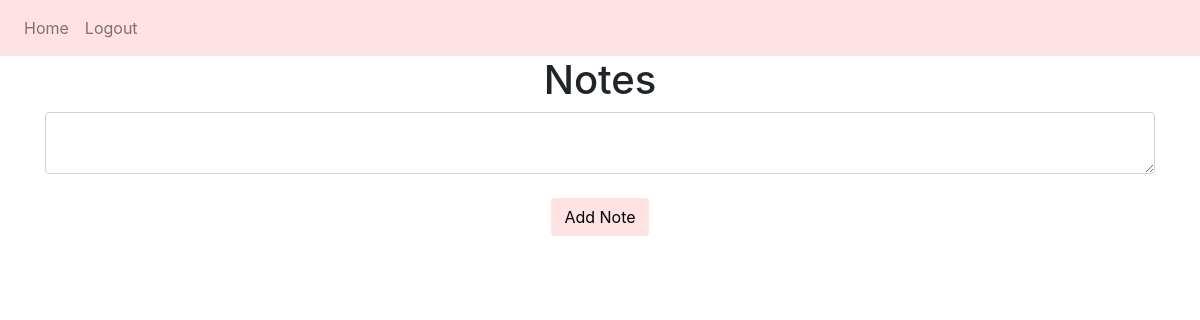
Page / (signed in) on the earlier database version.
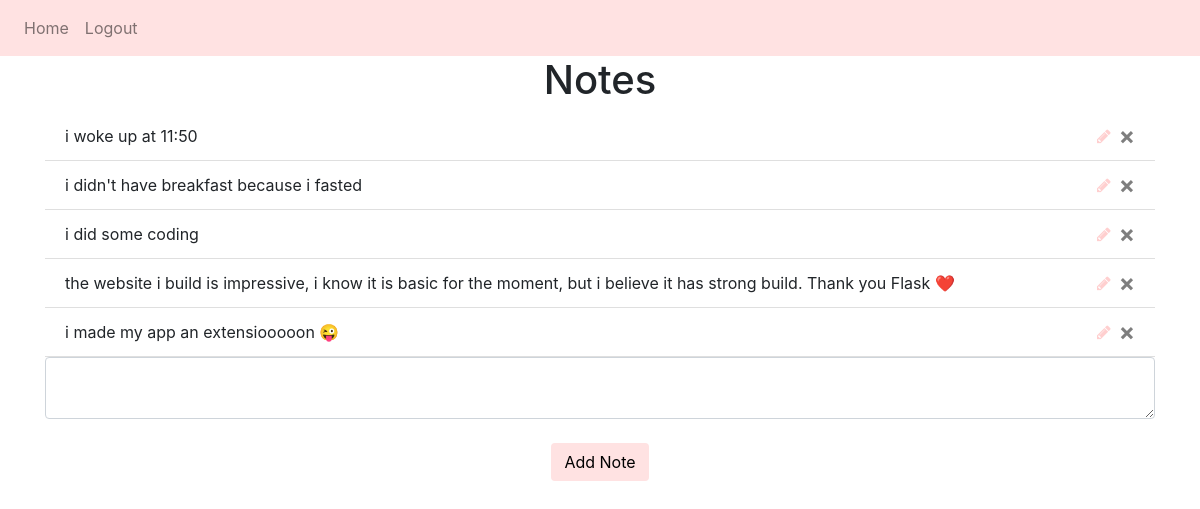
Same page on the later database version.
### website/models.py (models this page shows)
class Note(db.Model):
    id = db.Column(db.Integer, primary_key=True)
    data = db.Column(db.String(10000))
    date = db.Column(db.DateTime(timezone=True), default=func.now())
    user_id = db.Column(db.Integer, db.ForeignKey('user.id'))

### website/views.py (the view, shortened to what this page needs)
@views.route('/', methods=['GET', 'POST'])
@login_required
def home():
    return render_template("home.html", user=current_user)

### website/__init__.py (called while the page is built)
def create_app():
    app = Flask(__name__)
    app.config['SECRET_KEY'] = 'secret'
    app.config['SQLALCHEMY_DATABASE_URI'] = f"sqlite:///{DB_PATH}"
    db.init_app(app)
    app.config['MAIL_SERVER'] = 'smtp.gmail.com'
    app.config['MAIL_PORT'] = 587
    app.config['MAIL_USE_TLS'] = True
    app.config['MAIL_USERNAME'] = 'kadiri.aya@gmail.com'  # ⚠️ Use env vars in production!
    app.config['MAIL_PASSWORD'] = 'tgqoletynudyufsq'
    mail.init_app(app)
    from .views import views
    from .auth import auth
    app.register_blueprint(views, url_prefix='/')
    app.register_blueprint(auth, url_prefix='/')
    from .models import User, Note
    create_database(app)
    login_manager = LoginManager()
    login_manager.login_view = 'auth.login'
    login_manager.init_app(app)
    @login_manager.user_loader
    def load_user(id):
        return User.query.get(int(id))
    return app

### website/templates/home.html (shortened to what this page needs)
{% extends "base.html" %}
{% block content %}
<h1 align="center">Notes</h1>
<ul class="list-group list-group-flush" id="notes">
  {% for note in user.notes %}
<li class="list-group-item d-flex justify-content-between align-items-center">
  <span>{{ note.data }}</span>
  <div>
    <a href="{{ url_for('views.edit_note', note_id=note.id) }}" title="Edit">
  <i class="fa fa-pencil" style="color: #FFCFCF;"></i>
</a>
    <button type="button" class="close ml-2" onClick="deleteNote('{{ note.id }}')">
      <span aria-hidden="true">&times;</span>
    </button>
  </div>
</li>
{% endfor %}
</ul>
<form method="POST">
  <textarea name="note" id="note" class="form-control"></textarea>
  <br />
  <div align="center">
    <button type="submit" style="background-color: #FFE2E2; color: black;" class="btn">Add Note</button>
  </div>
</form>
{% endblock %}

### website/templates/base.html (shortened to what this page needs)
<!DOCTYPE html>
<html lang="en">
<head>
    <link
      rel="stylesheet"
      href="https://stackpath.bootstrapcdn.com/bootstrap/4.4.1/css/bootstrap.min.css"
    />
    <link
      rel="stylesheet"
      href="https://stackpath.bootstrapcdn.com/font-awesome/4.7.0/css/font-awesome.min.css"
    />
</head>
<body>
    <nav class="navbar navbar-expand-lg navbar-light custom-navbar">
      <div class="collapse navbar-collapse" id="navbar">
        <div class="navbar-nav">
          {% if user.is_authenticated %}
          <a class="nav-item nav-link" id="home" href="/">Home</a>
          <a class="nav-item nav-link" id="logout" href="/logout">Logout</a>
          {% else %}
          <a class="nav-item nav-link" id="login" href="/login">Login</a>
          <a class="nav-item nav-link" id="signUp" href="/sign-up">Sign Up</a>
        {% endif %}
        </div>
      </div>
    </nav>
    <div class="container">{% block content %} {% endblock %}</div>
  </body>
</html>

### website/templates/base.html (style rules this page uses)
.custom-navbar { background-color: #FFE2E2; }

Differences in the rows shown:
added Note: data "i woke up at 11:50"
added Note: data "i didn't have breakfast because i fasted"
added Note: data "i did some coding"
added Note: data "the website i build is impressive, i know it is basic for the moment, but i believe it has strong build. Thank you Flask ❤️"
added Note: data "i made my app an extensiooooon 😜"
